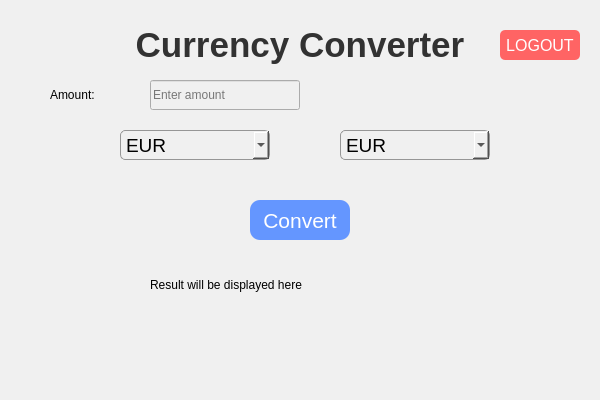
<?xml version="1.0" encoding="UTF-8"?>
<ui version="4.0">
 <class>Dialog</class>
 <widget class="QDialog" name="Dialog">
  <property name="geometry">
   <rect>
    <x>0</x>
    <y>0</y>
    <width>600</width>
    <height>400</height>
   </rect>
  </property>
  <property name="windowTitle">
   <string>ვალუტის კონვერტაცია</string>
  </property>
  <property name="styleSheet">
   <string notr="true">background-color: rgb(240, 240, 240);</string>
  </property>

  <!-- Title Label -->
  <widget class="QLabel" name="titleLabel">
   <property name="geometry">
    <rect>
     <x>0</x>
     <y>20</y>
     <width>600</width>
     <height>50</height>
    </rect>
   </property>
   <property name="styleSheet">
    <string notr="true">font-size: 26pt; font-weight: bold; color: rgb(50, 50, 50);</string>
   </property>
   <property name="text">
    <string>Currency Converter</string>
   </property>
   <property name="alignment">
    <set>Qt::AlignCenter</set>
   </property>
  </widget>

  <!-- Amount Label -->
  <widget class="QLabel" name="amountLabel">
   <property name="geometry">
    <rect>
     <x>50</x>
     <y>80</y>
     <width>100</width>
     <height>30</height>
    </rect>
   </property>
   <property name="text">
    <string>Amount:</string>
   </property>
  </widget>

  <!-- Amount LineEdit -->
  <widget class="QLineEdit" name="amountLineEdit">
   <property name="geometry">
    <rect>
     <x>150</x>
     <y>80</y>
     <width>150</width>
     <height>30</height>
    </rect>
   </property>
   <property name="placeholderText">
    <string>Enter amount</string>
   </property>
  </widget>

  <!-- From Currency ComboBox -->
  <widget class="QComboBox" name="fromCurrencyComboBox">
   <property name="geometry">
    <rect>
     <x>120</x>
     <y>130</y>
     <width>150</width>
     <height>30</height>
    </rect>
   </property>
   <property name="styleSheet">
    <string notr="true">font-size: 14pt; padding: 5px; border: 1px solid rgb(150, 150, 150); border-radius: 5px;</string>
   </property>
   <item>
    <property name="text">
     <string>EUR</string>
    </property>
   </item>
   <item>
    <property name="text">
     <string>USD</string>
    </property>
   </item>
   <item>
    <property name="text">
     <string>GEL</string>
    </property>
   </item>
  </widget>

  <!-- To Currency ComboBox -->
  <widget class="QComboBox" name="toCurrencyComboBox">
   <property name="geometry">
    <rect>
     <x>340</x>
     <y>130</y>
     <width>150</width>
     <height>30</height>
    </rect>
   </property>
   <property name="styleSheet">
    <string notr="true">font-size: 14pt; padding: 5px; border: 1px solid rgb(150, 150, 150); border-radius: 5px;</string>
   </property>
   <item>
    <property name="text">
     <string>EUR</string>
    </property>
   </item>
   <item>
    <property name="text">
     <string>USD</string>
    </property>
   </item>
   <item>
    <property name="text">
     <string>GEL</string>
    </property>
   </item>
  </widget>

  <!-- Convert Button -->
  <widget class="QPushButton" name="convertButton">
   <property name="geometry">
    <rect>
     <x>250</x>
     <y>200</y>
     <width>100</width>
     <height>40</height>
    </rect>
   </property>
   <property name="styleSheet">
    <string notr="true">background-color: rgb(100, 150, 255); color: white; font-size: 16pt; border-radius: 10px; padding: 10px;</string>
   </property>
   <property name="text">
    <string>Convert</string>
   </property>
  </widget>

  <!-- Result Label -->
  <widget class="QLabel" name="resultLabel">
   <property name="geometry">
    <rect>
     <x>150</x>
     <y>270</y>
     <width>300</width>
     <height>30</height>
    </rect>
   </property>
   <property name="text">
    <string>Result will be displayed here</string>
   </property>
  </widget>

  <!-- Logout Button (Upper) -->
  <widget class="QPushButton" name="pushButton">
   <property name="geometry">
    <rect>
     <x>500</x>
     <y>30</y>
     <width>80</width>
     <height>30</height>
    </rect>
   </property>
   <property name="styleSheet">
    <string notr="true">background-color: rgb(255, 100, 100); color: white; font-size: 12pt; border-radius: 5px; padding: 5px;</string>
   </property>
   <property name="text">
    <string>LOGOUT</string>
   </property>
  </widget>

 </widget>
 <resources/>
 <connections/>
</ui>
